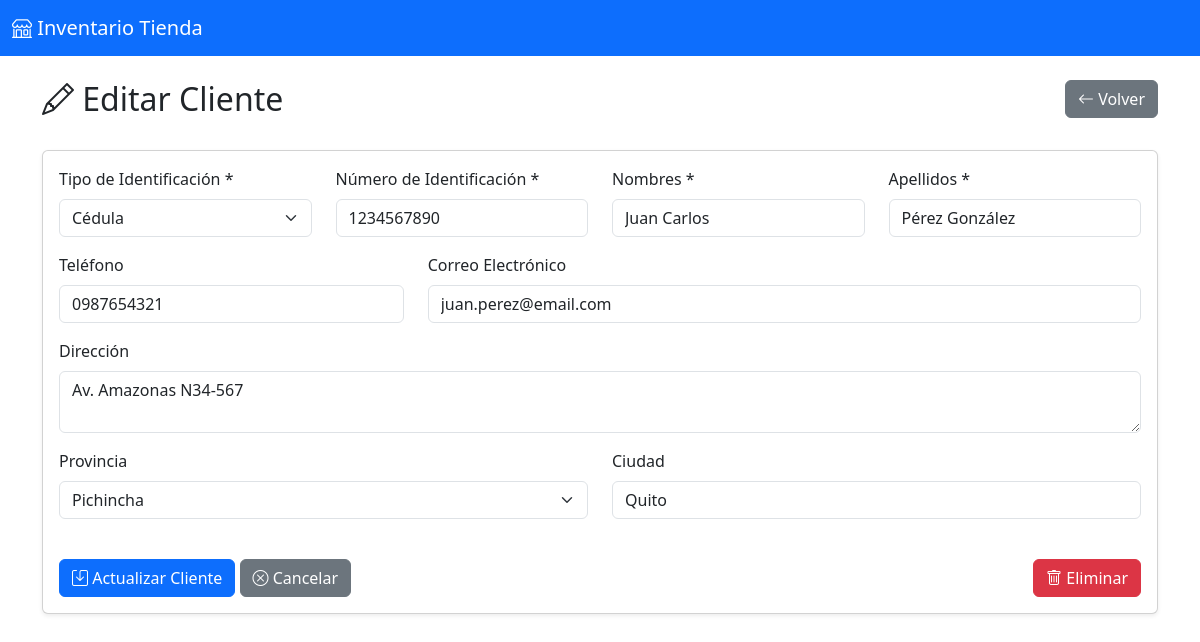
/views/clientes/editar.php?id=1 (signed in), run on the app's committed database.
### tables this page shows
CREATE TABLE clientes (
    id INT AUTO_INCREMENT PRIMARY KEY,
    tipo_identificacion ENUM('cedula', 'ruc', 'pasaporte') NOT NULL DEFAULT 'cedula',
    numero_identificacion VARCHAR(20) NOT NULL UNIQUE,
    nombres VARCHAR(100) NOT NULL,
    apellidos VARCHAR(100) NOT NULL,
    telefono VARCHAR(20),
    email VARCHAR(100),
    direccion TEXT,
    ciudad VARCHAR(100),
    provincia VARCHAR(100),
    fecha_registro TIMESTAMP DEFAULT CURRENT_TIMESTAMP,
    INDEX idx_identificacion (numero_identificacion)
);

### models/Cliente.php (called while the page is built, shortened)
<?php
class Cliente {
    private $conn;
    private $table = "clientes";
    public $id;
    public function __construct($db) {
        $this->conn = $db;
    }
    public function obtenerPorId() {
        $query = "SELECT * FROM " . $this->table . " WHERE id = :id LIMIT 1";
        try {
            $stmt = $this->conn->prepare($query);
            $stmt->bindParam(":id", $this->id);
            $stmt->execute();
            $row = $stmt->fetch();
            if($row) {
                $this->tipo_identificacion = $row['tipo_identificacion'];
                $this->numero_identificacion = $row['numero_identificacion'];
                $this->nombres = $row['nombres'];
                $this->apellidos = $row['apellidos'];
                $this->telefono = $row['telefono'];
                $this->email = $row['email'];
                $this->direccion = $row['direccion'];
                $this->ciudad = $row['ciudad'];
                $this->provincia = $row['provincia'];
                return true;
            }
            return false;
        } catch(PDOException $e) {
            echo "Error: " . $e->getMessage();
            return false;
        }
    }
}
?>

### views/clientes/editar.php (the view, shortened to what this page needs)
<?php
require_once '../../models/Cliente.php';
$database = new Conexion();
$db = $database->getConnection();
$cliente = new Cliente($db);
$mostrarFormulario = false;
if(isset($_GET['id'])) {
    $cliente->id = $_GET['id'];
    if($cliente->obtenerPorId()) {
        $mostrarFormulario = true;
    } else {
        $clienteNoEncontrado = true;
    }
}
$provincias = [
    'Azuay', 'Bolívar', 'Cañar', 'Carchi', 'Chimborazo', 'Cotopaxi',
    'El Oro', 'Esmeraldas', 'Galápagos', 'Guayas', 'Imbabura', 'Loja',
    'Los Ríos', 'Manabí', 'Morona Santiago', 'Napo', 'Orellana', 'Pastaza',
    'Pichincha', 'Santa Elena', 'Santo Domingo de los Tsáchilas',
    'Sucumbíos', 'Tungurahua', 'Zamora Chinchipe'
];
?>
<!DOCTYPE html>
<html lang="es">
<head>
    <link href="https://cdn.jsdelivr.net/npm/bootstrap@5.3.0/dist/css/bootstrap.min.css" rel="stylesheet">
    <link rel="stylesheet" href="https://cdn.jsdelivr.net/npm/bootstrap-icons@1.11.0/font/bootstrap-icons.css">
</head>
<body>
    <nav class="navbar navbar-expand-lg navbar-dark bg-primary">
        <div class="container-fluid">
            <a class="navbar-brand" href="../../index.php">
                <i class="bi bi-shop"></i> Inventario Tienda
            </a>
        </div>
    </nav>
    <div class="container mt-4">
        <div class="row mb-4">
            <div class="col">
                <h2><i class="bi bi-pencil"></i> Editar Cliente</h2>
            </div>
            <div class="col text-end">
                <a href="../../index.php" class="btn btn-secondary">
                    <i class="bi bi-arrow-left"></i> Volver
                </a>
            </div>
        </div>
        <?php if(!$mostrarFormulario): ?>
        <div class="card shadow-sm mb-4">
            <div class="card-body">
                <h5>Seleccione el Cliente a Editar</h5>
                <form method="GET" action="">
                    <div class="row align-items-end">
                        <div class="col-md-8">
                            <label for="id" class="form-label">ID del Cliente</label>
                            <input type="number" class="form-control" id="id" name="id"
                                   placeholder="Ingrese el ID del cliente" min="1" required>
                            <small class="text-muted">O seleccione de la lista:</small>
                        </div>
                        <div class="col-md-4">
                            <button type="submit" class="btn btn-primary w-100">
                                <i class="bi bi-search"></i> Buscar
                            </button>
                        </div>
                    </div>
                </form>
                <hr class="my-4">
                <h6>Lista de Clientes Disponibles:</h6>
                <div class="table-responsive">
                    <table class="table table-sm table-hover">
                        <thead>
                            <tr>
                                <th>ID</th>
                                <th>Identificación</th>
                                <th>Nombres</th>
                                <th>Apellidos</th>
                                <th>Teléfono</th>
                                <th>Email</th>
                                <th>Acción</th>
                            </tr>
                        </thead>
                        <tbody>
                            <?php
                            $todosClientes = $cliente->obtenerTodos();
                            if($todosClientes && $todosClientes->rowCount() > 0):
                                while($cli = $todosClientes->fetch()):
                            ?>
                                <tr>
                                    <td><?php echo $cli['id']; ?></td>
                                    <td><?php echo htmlspecialchars($cli['numero_identificacion']); ?></td>
                                    <td><?php echo htmlspecialchars($cli['nombres']); ?></td>
                                    <td><?php echo htmlspecialchars($cli['apellidos']); ?></td>
                                    <td><?php echo htmlspecialchars($cli['telefono']); ?></td>
                                    <td><?php echo htmlspecialchars($cli['email']); ?></td>
                                    <td>
                                        <a href="?id=<?php echo $cli['id']; ?>" class="btn btn-sm btn-warning">
                                            <i class="bi bi-pencil"></i> Editar
                                        </a>
                                    </td>
                                </tr>
                            <?php
                                endwhile;
                            else:
                            ?>
                                <tr>
                                    <td colspan="7" class="text-center">No hay clientes registrados</td>
                                </tr>
                            <?php endif; ?>
                        </tbody>
                    </table>
                </div>
            </div>
        </div>
        <?php else: ?>
        <div class="card shadow-sm">
            <div class="card-body">
                <form method="POST" action="">
                    <div class="row">
                        <div class="col-md-3 mb-3">
                            <label for="tipo_identificacion" class="form-label">Tipo de Identificación *</label>
                            <select class="form-select" id="tipo_identificacion" name="tipo_identificacion" required>
                                <option value="cedula" <?php echo ($cliente->tipo_identificacion == 'cedula') ? 'selected' : ''; ?>>Cédula</option>
                            </select>
                        </div>
                        <div class="col-md-3 mb-3">
                            <label for="numero_identificacion" class="form-label">Número de Identificación *</label>
                            <input type="text" class="form-control" id="numero_identificacion" name="numero_identificacion"
                                   value="<?php echo htmlspecialchars($cliente->numero_identificacion); ?>" required>
                        </div>
                        <div class="col-md-3 mb-3">
                            <label for="nombres" class="form-label">Nombres *</label>
                            <input type="text" class="form-control" id="nombres" name="nombres"
                                   value="<?php echo htmlspecialchars($cliente->nombres); ?>" required>
                        </div>
                        <div class="col-md-3 mb-3">
                            <label for="apellidos" class="form-label">Apellidos *</label>
                            <input type="text" class="form-control" id="apellidos" name="apellidos"
                                   value="<?php echo htmlspecialchars($cliente->apellidos); ?>" required>
                        </div>
                    </div>
                    <div class="row">
                        <div class="col-md-4 mb-3">
                            <label for="telefono" class="form-label">Teléfono</label>
                            <input type="text" class="form-control" id="telefono" name="telefono"
                                   value="<?php echo htmlspecialchars($cliente->telefono); ?>">
                        </div>
                        <div class="col-md-8 mb-3">
                            <label for="email" class="form-label">Correo Electrónico</label>
                            <input type="email" class="form-control" id="email" name="email"
                                   value="<?php echo htmlspecialchars($cliente->email); ?>">
                        </div>
                    </div>
                    <div class="row">
                        <div class="col-md-12 mb-3">
                            <label for="direccion" class="form-label">Dirección</label>
                            <textarea class="form-control" id="direccion" name="direccion" rows="2"><?php echo htmlspecialchars($cliente->direccion); ?></textarea>
                        </div>
                    </div>
                    <div class="row">
                        <div class="col-md-6 mb-3">
                            <label for="provincia" class="form-label">Provincia</label>
                            <select class="form-select" id="provincia" name="provincia">
                                <?php foreach($provincias as $prov): ?>
                                    <option value="<?php echo $prov; ?>" <?php echo ($cliente->provincia == $prov) ? 'selected' : ''; ?>>
                                        <?php echo $prov; ?>
                                    </option>
                                <?php endforeach; ?>
                            </select>
                        </div>
                        <div class="col-md-6 mb-3">
                            <label for="ciudad" class="form-label">Ciudad</label>
                            <input type="text" class="form-control" id="ciudad" name="ciudad"
                                   value="<?php echo htmlspecialchars($cliente->ciudad); ?>">
                        </div>
                    </div>
                    <div class="mt-4">
                        <button type="submit" class="btn btn-primary">
                            <i class="bi bi-save"></i> Actualizar Cliente
                        </button>
                        <a href="../../index.php" class="btn btn-secondary">
                            <i class="bi bi-x-circle"></i> Cancelar
                        </a>
                        <a href="?eliminar=1&id=<?php echo $cliente->id; ?>"
                           class="btn btn-danger float-end"
                           onclick="return confirm('¿Está seguro de eliminar este cliente?')">
                            <i class="bi bi-trash"></i> Eliminar
                        </a>
                    </div>
                </form>
            </div>
        </div>
        <?php endif; ?>
    </div>
</body>
</html>

### data on the page
clientes: tipo_identificacion "Cédula", numero_identificacion "1234567890", nombres "Juan Carlos", apellidos "Pérez González", telefono "0987654321", email "juan.perez@email.com", direccion "Av. Amazonas N34-567", provincia "Pichincha", ciudad "Quito"
